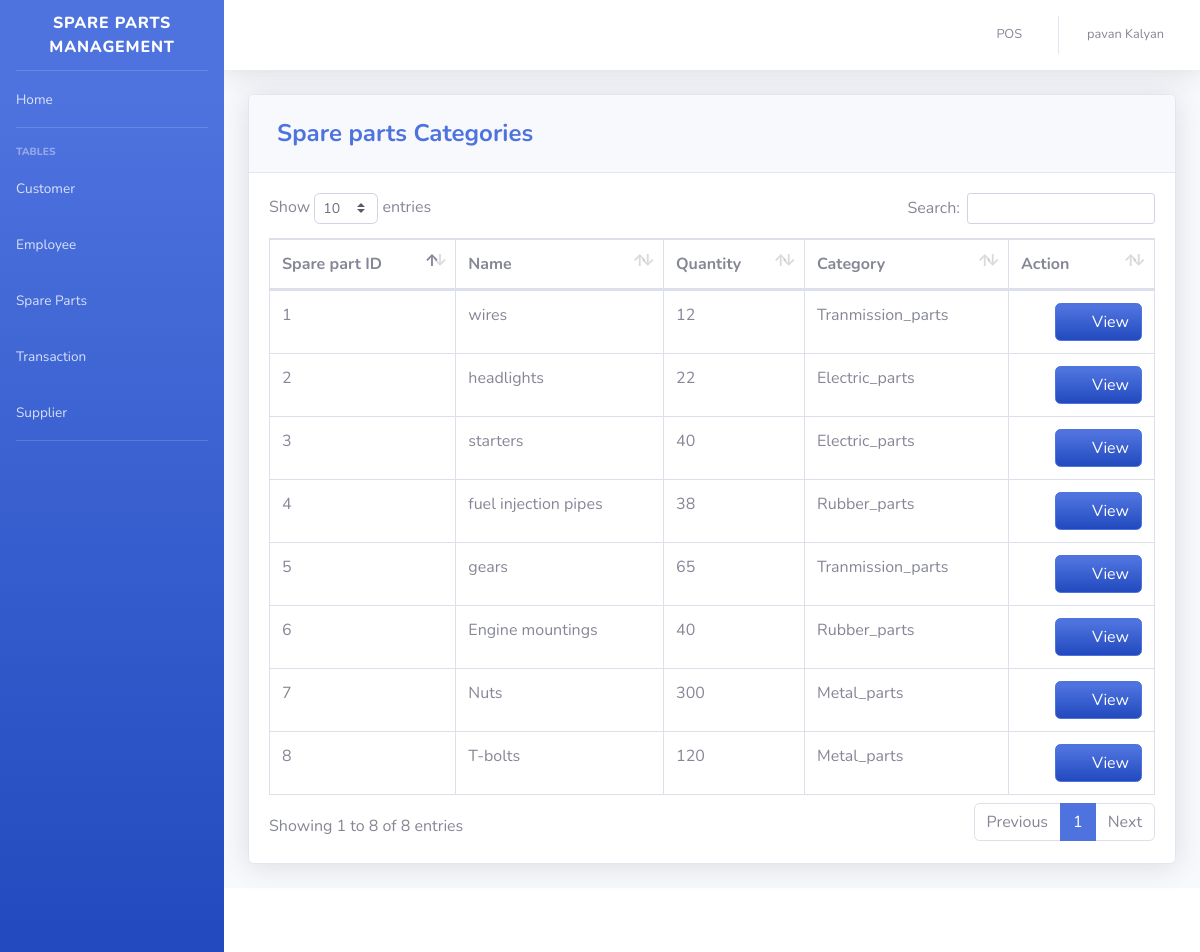
The app's page /pages/spare_parts_category.php (signed in) with its own data.
### tables this page shows
CREATE TABLE `product` (
  `PRODUCT_ID` int(11) NOT NULL,
  `PRODUCT_CODE` varchar(20) NOT NULL,
  `NAME` varchar(50) DEFAULT NULL,
  `DESCRIPTION` varchar(250) NOT NULL,
  `QTY_STOCK` int(50) DEFAULT NULL,
  `ON_HAND` int(250) NOT NULL,
  `PRICE` int(50) DEFAULT NULL,
  `CATEGORY_ID` int(11) DEFAULT NULL,
  `SUPPLIER_ID` int(11) DEFAULT NULL,
  `DATE_STOCK_IN` varchar(50) NOT NULL
);

CREATE TABLE `category` (
  `CATEGORY_ID` int(11) NOT NULL,
  `CNAME` varchar(50) DEFAULT NULL
);

### pages/spare_parts_category.php (the view, shortened to what this page needs)
<?php
include'../includes/connection.php';
include'../includes/sidebar.php';
?>
            <div class="card shadow mb-4">
            <div class="card-header py-3">
              <h4 class="m-2 font-weight-bold text-primary">Spare parts Categories</h4>
            </div>
            <div class="card-body">
              <div class="table-responsive">
                <table class="table table-bordered" id="dataTable" width="100%" cellspacing="0">
               <thead>
                   <tr>
                     <th>Spare part ID</th>
                     <th>Name</th>
                     <th>Quantity</th>
                    <th>Category</th>
                     <th>Action</th>
                   </tr>
               </thead>
          <tbody>
<?php
    $query = 'SELECT PRODUCT_ID, PRODUCT_CODE, NAME, COUNT(`QTY_STOCK`) AS "QTY_STOCK", COUNT(`ON_HAND`) AS "ON_HAND", CNAME, DATE_STOCK_IN FROM product p join category c on p.CATEGORY_ID=c.CATEGORY_ID GROUP BY PRODUCT_CODE';
        $result = mysqli_query($db, $query) or die (mysqli_error($db));
            while ($row = mysqli_fetch_assoc($result)) {
                echo '<tr>';
                echo '<td>'. $row['PRODUCT_CODE'].'</td>';
                echo '<td>'. $row['NAME'].'</td>';
                echo '<td>'. $row['QTY_STOCK'].'</td>';
                echo '<td>'. $row['CNAME'].'</td>';
					  echo '<td align="right">
                              <a type="button" class="btn btn-primary bg-gradient-primary" href="inv_searchfrm.php?action=edit & id='.$row['PRODUCT_CODE'] . '"><i class="fas fa-fw fa-th-list"></i> View</a>
                          </div> </td>';
                echo '</tr> ';
                        }
?>
<?php
include'../includes/footer.php';
?>

### records on screen
product: PRODUCT_CODE "1", NAME "wires", QTY_STOCK "12", CATEGORY_ID.CNAME "Tranmission_parts"
product: PRODUCT_CODE "2", NAME "headlights", QTY_STOCK "22", CATEGORY_ID.CNAME "Electric_parts"
product: PRODUCT_CODE "3", NAME "starters", QTY_STOCK "40", CATEGORY_ID.CNAME "Electric_parts"
product: PRODUCT_CODE "4", NAME "fuel injection pipes", QTY_STOCK "38", CATEGORY_ID.CNAME "Rubber_parts"
product: PRODUCT_CODE "5", NAME "gears", QTY_STOCK "65", CATEGORY_ID.CNAME "Tranmission_parts"
product: PRODUCT_CODE "6", NAME "Engine mountings", QTY_STOCK "40", CATEGORY_ID.CNAME "Rubber_parts"
product: PRODUCT_CODE "7", NAME "Nuts", QTY_STOCK "300", CATEGORY_ID.CNAME "Metal_parts"
product: PRODUCT_CODE "8", NAME "T-bolts", QTY_STOCK "120", CATEGORY_ID.CNAME "Metal_parts"

### other values on screen
$_SESSION['FIRST_NAME'] "pavan"
$_SESSION['LAST_NAME'] "Kalyan"
